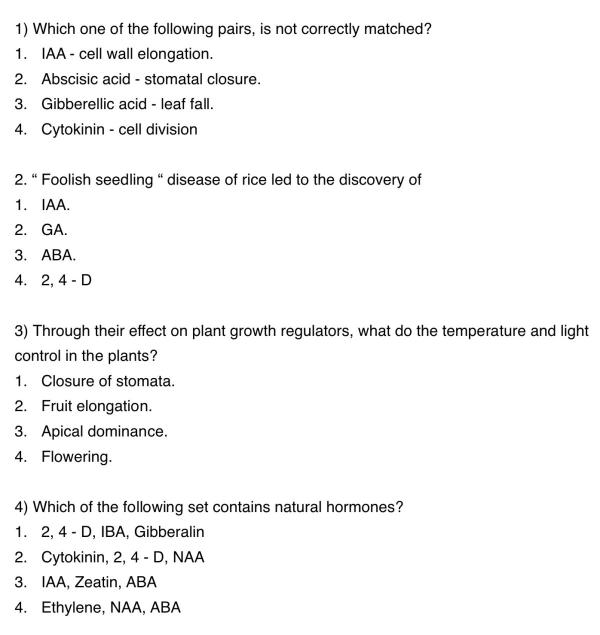
#> input picture fixtures/ii.jpg, 1200 x 1269 px (shown at 1/2 size)
$ python -i compare_crops.py   (imports and definitions only)
#> lines starting #> are read from the running program, lines starting #| are printed output that depends on the picture
"""Side-by-side visual report: TS crop vs Python crop, per question number.

Reads two folders of qNNN.png crops (TS and Python), matches by question number,
renders a labelled composite per question (TS left | Python right), an index.html
gallery, and a metrics summary that flags Python crops that look clipped/incomplete
relative to their TS counterpart.

Usage:
  python compare_crops.py <tsDir> <pyDir> <outDir>
"""
from __future__ import annotations

import glob
import os
import re
import sys

from PIL import Image, ImageDraw, ImageFont

PANEL_H = 720          # each crop scaled to this height for display
LABEL_H = 64
GAP = 24
PAD = 16
BG = (245, 246, 248)
INK = (20, 20, 22)
RED = (200, 40, 40)
GREEN = (30, 140, 60)
AMBER = (200, 120, 0)


def _font(sz: int):
#> called with sz = 22
    for name in ("arial.ttf", "DejaVuSans.ttf", "DejaVuSans-Bold.ttf"):
        try:
            return ImageFont.truetype(name, sz)
        except Exception:  # noqa: BLE001
            continue
#> in _scaled, im is the input picture: PIL image 1200x1269 RGB; min 0, max 255, mean 246.4
    return ImageFont.load_default()


F = _font(22)
FB = _font(26)
FS = _font(18)


# [7 lines left out: function _scan, not called in this run]


def _edge_ink(im: Image.Image, dark: int = 130) -> dict:
    """Fraction of the right / bottom edge that carries dark ink — a clipping signal:
    if real content runs into the crop's right or bottom edge, the question was likely cut."""
#> called with dark = 130
    g = im.convert("L")
    w, h = g.size
#> w = 1200; h = 1269
    px = g.load()
    col = sum(1 for y in range(h) if px[w - 1, y] < dark)
#> col = 0
    row = sum(1 for x in range(w) if px[x, h - 1] < dark)
#> row = 0
    # also a 3px-deep band so a 1px white margin doesn't hide a clip
    band = max(1, min(4, w // 50))
#> band = 4
    colb = sum(1 for y in range(h) for x in range(w - band, w) if px[x, y] < dark)
#> colb = 0
    return {
        "right_edge": round(col / max(1, h), 3),
        "bottom_edge": round(row / max(1, w), 3),
        "right_band": round(colb / max(1, h * band), 3),
    }


def _scaled(path: str | None):
    if not path or not os.path.exists(path):
        return None, None
    im = Image.open(path).convert("RGB")
    metrics = {"w": im.width, "h": im.height, **_edge_ink(im)}
#> metrics = {'w': 1200, 'h': 1269, 'right_edge': 0, 'bottom_edge': 0, 'right_band': 0}
    scale = PANEL_H / im.height
#> scale = 0.567
    disp = im.resize((max(1, int(im.width * scale)), PANEL_H))
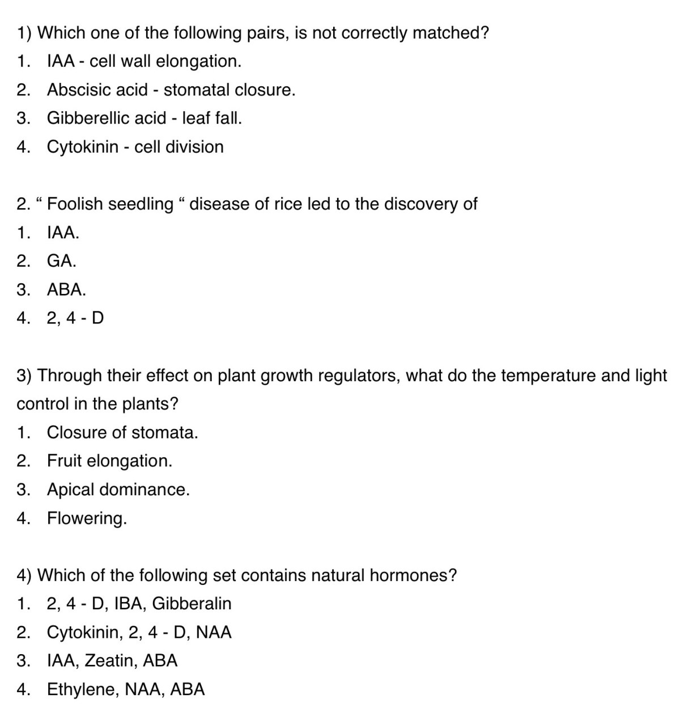
#> disp: PIL image 680x720 RGB; min 0, max 255, mean 246.3
    # cap very wide panels
    if disp.width > 900:
        disp = disp.crop((0, 0, 900, PANEL_H))
        metrics["display_cropped"] = True
    return disp, metrics


# [99 lines left out: functions _flag, _panel, main, not called in this run]


# [2 lines not run here, left out]

>>> result = _scaled('../fixtures/ii.jpg')
